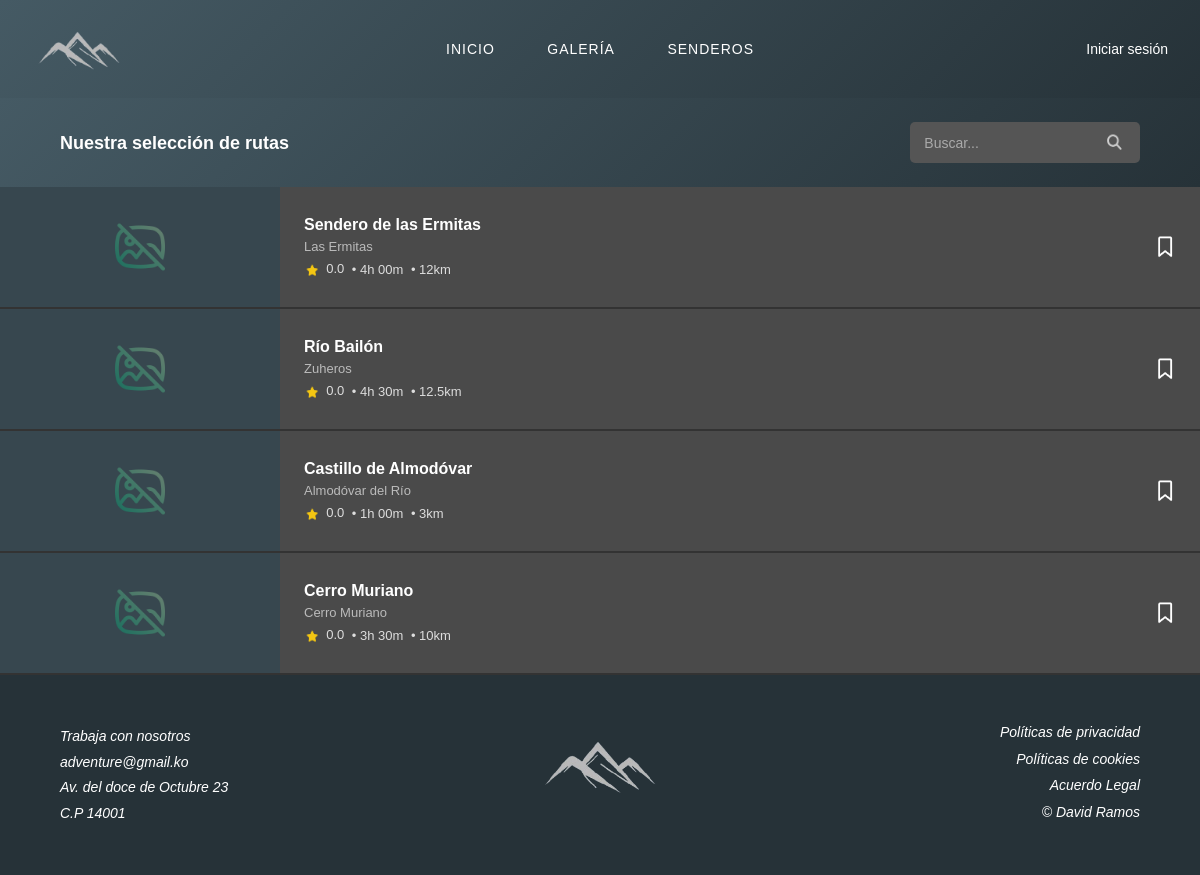
The app's page /category_page.php?dificultad=media with its own data.
### tables this page shows
CREATE TABLE `ruta` (
  `id_ruta` int(11) NOT NULL,
  `id_usuario` int(11) NOT NULL,
  `id_ubicacion` int(11) NOT NULL,
  `titulo` varchar(255) DEFAULT NULL,
  `nombre_ruta` varchar(255) DEFAULT NULL,
  `descripcion` text DEFAULT NULL,
  `distancia_km` float DEFAULT NULL,
  `duracion_estimada` varchar(50) DEFAULT NULL,
  `dificultad` varchar(50) DEFAULT NULL,
  `desnivel_metros` int(11) DEFAULT NULL,
  `imagen_url` varchar(500) DEFAULT NULL
);

CREATE TABLE `ubicacion` (
  `id_ubicacion` int(11) NOT NULL,
  `nombre` varchar(255) NOT NULL,
  `latitud` decimal(10,8) DEFAULT NULL,
  `longitud` decimal(11,8) DEFAULT NULL
);

### category_page.php (the view, shortened to what this page needs)
<!DOCTYPE html>
<html lang="es">
<head>
    <link rel="stylesheet" href="Includes/styles.css">
</head>
<body id="top">
    <header class="header-general">
        <?php include 'Includes/header.php'; ?>
    </header>
    <main class="categoriaPrincipal">
        <div class="categoriaToolbar">
            <h1>Nuestra selección de rutas</h1>
            <div class="cajaBusqueda">
                <input type="text" id="searchInput" placeholder="Buscar...">
                <button type="submit"><img src="Img/Icons/search.png" alt="Buscar" class="iconoBuscar"></button>
            </div>
        </div>
        <section class="listaRutas">
            <?php
            require_once 'Includes/db.php';
            try {
                $id_usuario = isset($_SESSION['id_usuario']) ? $_SESSION['id_usuario'] : 0;
                $sql = "SELECT r.*, u.nombre as nombre_ubicacion,
                        COALESCE((SELECT AVG(puntuacion) FROM resena WHERE id_ruta = r.id_ruta), 0) as media_puntuacion,
                        (SELECT COUNT(*) FROM favorito WHERE id_ruta = r.id_ruta AND id_usuario = :id_usuario) as es_favorito
                        FROM ruta r
                        JOIN ubicacion u ON r.id_ubicacion = u.id_ubicacion";
                $params = [':id_usuario' => $id_usuario];
                if (isset($_GET['dificultad'])) {
                    $dificultad = $_GET['dificultad'];
                    $sql .= " WHERE r.dificultad LIKE :dificultad";
                    $params[':dificultad'] = $dificultad;
                }
                $stmt = $pdo->prepare($sql);
                $stmt->execute($params);
                $rutas = $stmt->fetchAll(PDO::FETCH_ASSOC);
                if (count($rutas) > 0) {
                    foreach ($rutas as $ruta) {
            ?>
                        <article class="tarjetaRuta">
                            <a href="content_page.php?id=<?php echo $ruta['id_ruta']; ?>" class="tarjetaRutaEnlace">
                                <div class="tarjetaRutaImagen">
                                    <?php if (!empty($ruta['imagen_url'])): ?>
                                        <img src="<?php echo htmlspecialchars($ruta['imagen_url']); ?>" alt="Imagen ruta">
                                    <?php else: ?>
                                        <div class="sinFoto"><img src="Img/Icons/sin-imagen.png" alt="Sin foto"></div>
                                    <?php endif; ?>
                                </div>
                                <div class="tarjetaRutaInfo">
                                    <h2><?php echo htmlspecialchars($ruta['nombre_ruta']); ?></h2>
                                    <p class="tarjetaRutaUbicacion"><?php echo htmlspecialchars($ruta['nombre_ubicacion']); ?></p>
                                    <div class="tarjetaRutaEstadisticas">
                                        <span><img src="Img/Icons/star.png" alt="Estrella" class="iconoEstrella"> <?php echo number_format($ruta['media_puntuacion'], 1); ?></span>
                                        <span>• <?php echo htmlspecialchars($ruta['duracion_estimada']); ?></span>
                                        <span>• <?php echo htmlspecialchars($ruta['distancia_km']); ?>km</span>
                                    </div>
                                </div>
                            </a>
                            <button class="botonMarcador" data-id="<?php echo $ruta['id_ruta']; ?>">
                                <?php if ($ruta['es_favorito'] > 0): ?>
                                    <img src="Img/Icons/favorito_solid.png" alt="Favorito" class="iconoFavorito">
                                <?php else: ?>
                                    <img src="Img/Icons/favourite.png" alt="Favorito" class="iconoFavorito">
                                <?php endif; ?>
                            </button>
                        </article>
            <?php
                    }
                } else {
                    echo "<p>No hay rutas disponibles actualmente.</p>";
                }
            } catch (PDOException $e) {
                echo "<p>Error al cargar las rutas: " . $e->getMessage() . "</p>";
            }
            ?>
        </section>
    </main>
    <footer>
        <?php include 'Includes/footer.php'; ?>
    </footer>
</body>
</html>

### Includes/styles.css (style rules this page uses)
body { margin: 0; font-family: 'Montserrat', sans-serif; background-color: #f0f3f5; min-height: 100vh; display: flex; flex-direction: column; }
footer { background-color: #263238; padding: 3em 5%; }
.categoriaPrincipal { background-color: #2d2d2d; flex: 1; }
.categoriaToolbar { padding: 1.5em 5%; background-color: #1a1a2e; background-image: url("../Img/fondo.jpg"); background-size: cover; background: linear-gradient(135deg, #455A64 0%, #263238 100%); display: flex; justify-content: space-between; align-items: center; flex-wrap: wrap; position: relative; z-index: 10; }
.categoriaToolbar h1 { color: white; font-size: 18px; font-weight: bold; margin: 0; line-height: 36px; }
.cajaBusqueda { background-color: #555; border-radius: 5px; overflow: hidden; display: flex; align-items: center; }
.cajaBusqueda input { background-color: transparent; border: none; color: white; padding: 0.6em 1em; font-size: 14px; width: 150px; outline: none; }
.cajaBusqueda input::placeholder { color: #aaa; }
.cajaBusqueda button { background-color: transparent; border: none; color: white; padding: 0.6em 1em; cursor: pointer; }
.listaRutas { padding: 0; margin: 0; }
.tarjetaRuta { display: block; background-color: #4a4a4a; border-bottom: 2px solid #333; position: relative; box-sizing: border-box; }
.tarjetaRutaEnlace { display: table; width: 100%; text-decoration: none; color: inherit; padding-right: 50px; box-sizing: border-box; }
.tarjetaRutaImagen { display: table-cell; vertical-align: middle; width: 280px; }
.tarjetaRutaImagen img { width: 280px; height: 120px; object-fit: cover; display: block; }
.sinFoto { display: flex; align-items: center; justify-content: center; width: 100%; height: 100%; min-height: 120px; background-color: #37474F; }
.sinFoto img { width: 50px; height: 50px; opacity: 0.4; object-fit: contain; box-shadow: none; border-radius: 0; }
.tarjetaRutaInfo { display: table-cell; vertical-align: middle; padding: 1em 1.5em; }
.tarjetaRutaInfo h2 { color: white; font-size: 16px; font-weight: bold; margin: 0 0 0.3em 0; }
.tarjetaRutaUbicacion { color: #bbb; font-size: 13px; margin: 0 0 0.5em 0; }
.tarjetaRutaEstadisticas { color: #ddd; font-size: 13px; }
.tarjetaRutaEstadisticas span { margin-right: 0.3em; vertical-align: middle; }
.iconoEstrella { width: 16px; height: 16px; vertical-align: middle; margin-right: 0.2em; }
.botonMarcador { position: absolute; top: 50%; right: 20px; margin-top: -15px; background: none; border: none; cursor: pointer; padding: 0; }
.iconoFavorito { width: 30px; height: 30px; }
.iconoBuscar { width: 25px; height: 25px; vertical-align: middle; }
.header-general { background: linear-gradient(135deg, #455A64 0%, #263238 100%); position: relative; z-index: 1000; }

### records on screen
ruta: nombre_ruta "Sendero de las Ermitas", id_ubicacion.nombre "Las Ermitas", media_puntuacion "0.0", duracion_estimada "4h 00m", distancia_km "12"
ruta: nombre_ruta "Río Bailón", id_ubicacion.nombre "Zuheros", media_puntuacion "0.0", duracion_estimada "4h 30m", distancia_km "12.5"
ruta: nombre_ruta "Castillo de Almodóvar", id_ubicacion.nombre "Almodóvar del Río", media_puntuacion "0.0", duracion_estimada "1h 00m", distancia_km "3"
ruta: nombre_ruta "Cerro Muriano", id_ubicacion.nombre "Cerro Muriano", media_puntuacion "0.0", duracion_estimada "3h 30m", distancia_km "10"
